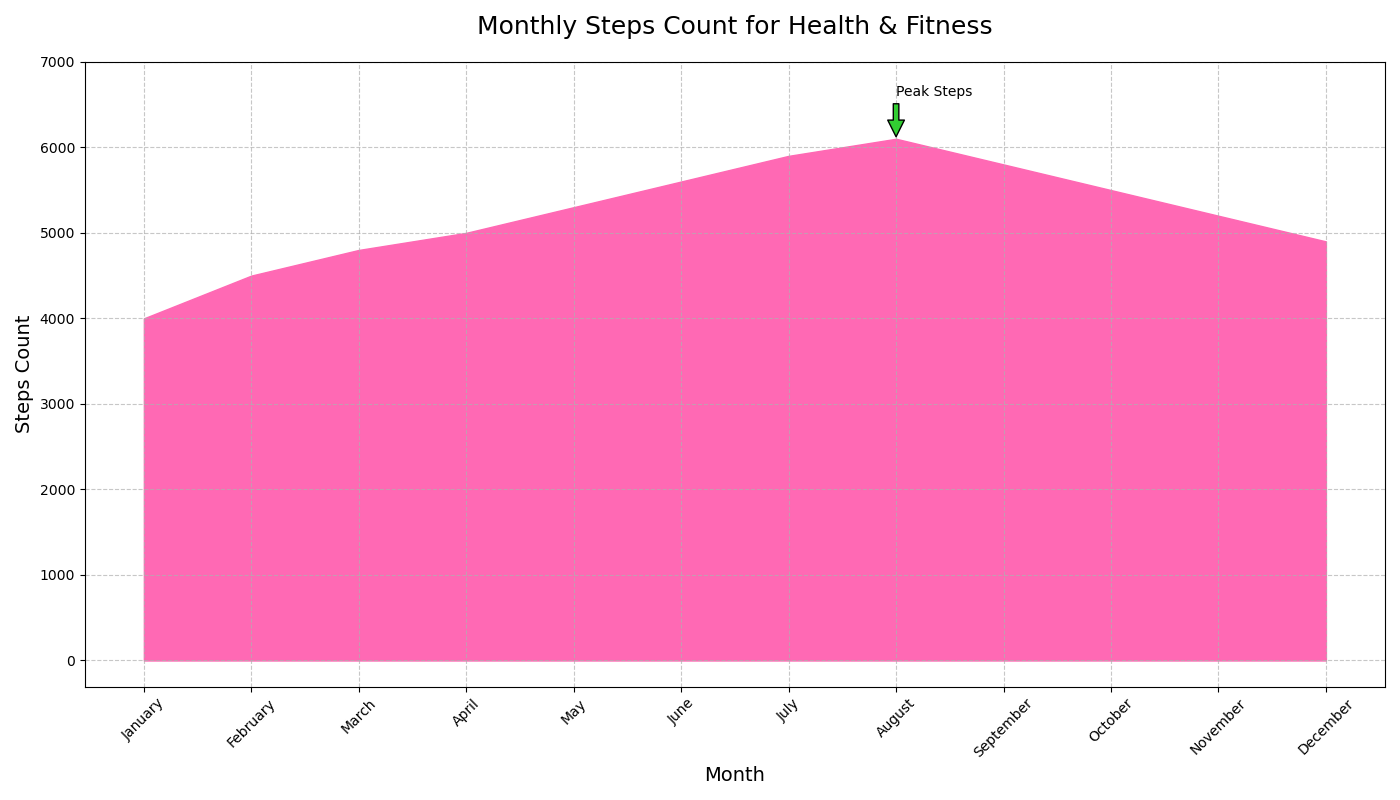

Recreate this plot in Python.
import matplotlib.pyplot as plt

months = ['January', 'February', 'March', 'April', 'May', 'June', 
          'July', 'August', 'September', 'October', 'November', 'December']
steps = [4000, 4500, 4800, 5000, 5300, 5600, 5900, 6100, 5800, 5500, 5200, 4900]

plt.figure(figsize=(14, 8))
plt.fill_between(months, steps, color='#FF69B4')

plt.title('Monthly Steps Count for Health & Fitness', fontsize=18, pad=20)
plt.xlabel('Month', fontsize=14)
plt.ylabel('Steps Count', fontsize=14)

highest_steps_idx = steps.index(max(steps))
plt.annotate('Peak Steps', xy=(months[highest_steps_idx], steps[highest_steps_idx]), 
             xytext=(months[highest_steps_idx], steps[highest_steps_idx]+500),
             arrowprops=dict(facecolor='#32CD32', shrink=0.05))

plt.xticks(rotation=45)
plt.yticks(range(0, max(steps)+1000, 1000))
plt.grid(True, linestyle='--', alpha=0.7)

plt.tight_layout()
plt.show()
